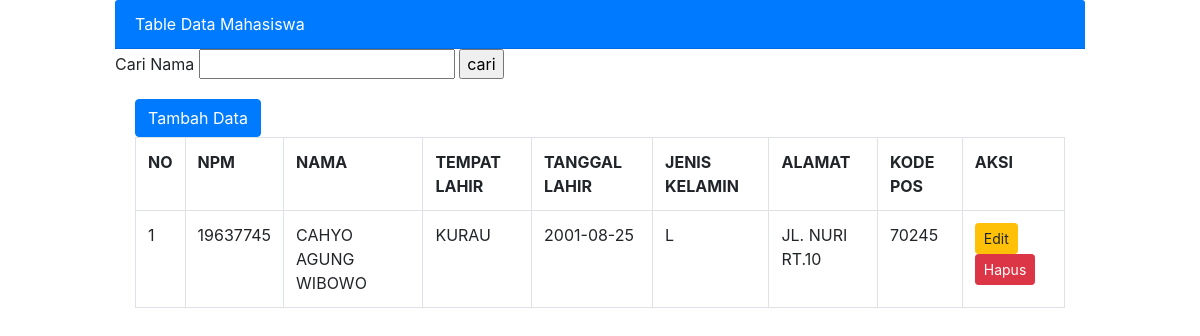
Page /data_mahasiswa.php?s=CAHYO AGUNG WIBOWO on the committed database.
### tables this page shows
CREATE TABLE `tblmhs` (
  `npm` varchar(8) NOT NULL,
  `nama` varchar(100) NOT NULL,
  `tempat_lahir` varchar(50) NOT NULL,
  `tanggal_lahir` date NOT NULL,
  `jenis_kelamin` enum('L','P') NOT NULL,
  `alamat` text NOT NULL,
  `kodepos` varchar(5) NOT NULL
);

### data_mahasiswa.php (the view, shortened to what this page needs)
<!DOCTYPE html>
<html lang="en">
<head>
    <link rel="stylesheet" href="css/bootstrap.css">
</head>
<body>
    <div class="container col-md-10">
    <div class="card-header bg-primary text-white">
        Table Data Mahasiswa
    </div>
    <form method="GET" action="">
        Cari Nama <input type="text" name="s">
        <input type="submit" value="cari">
    </form>
        <div class="card-body">
            <a href="index.php" class="btn btn-primary">Tambah Data</a>
            <table class="table table-bordered">
                <tr>
                    <th>NO</th>
                    <th>NPM</th>
                    <th>NAMA</th>
                    <th>TEMPAT LAHIR</th>
                    <th>TANGGAL LAHIR</th>
                    <th>JENIS KELAMIN</th>
                    <th>ALAMAT</th>
                    <th>KODE POS</th>
                    <th>AKSI</th>
                </tr>
            <?php
                include "koneksi.php";
                $no = 1;
                if (isset($_GET['s']))
                {
                    $NAMA = $_GET['s'];
                    $tampil = mysqli_query($koneksi, "SELECT * FROM tblmhs WHERE NAMA LIKE '%$NAMA'");
                }else
                $tampil = mysqli_query($koneksi, "SELECT * FROM tblmhs");
                while ($data = mysqli_fetch_array($tampil))
                {
            ?>
            <tr>
                    <td><?php echo $no++;?> </td>
                    <td><?php echo $data ['npm']?></td>
                    <td><?php echo $data ['nama']?></td>
                    <td><?php echo $data ['tempat_lahir']?></td>
                    <td><?php echo $data ['tanggal_lahir']?></td>
                    <td><?php echo $data ['jenis_kelamin']?></td>
                    <td><?php echo $data ['alamat']?></td>
                    <td><?php echo $data ['kodepos']?></td>
            <td>
                    <a href="edit_data.php?npm=<?php echo $data['npm'];?>" class="btn btn-sm btn-warning">Edit</a>
                    <a href="hapus_data.php?npm=<?php echo $data['npm'];?>" class="btn btn-sm btn-danger">Hapus</a>
            </td>
            </tr>
            <?php } ?>
            </table>
        </div>
    </body>
</html>

### rows in the picture
tblmhs: npm "19637745", nama "CAHYO AGUNG WIBOWO", tempat_lahir "KURAU", tanggal_lahir "2001-08-25", jenis_kelamin "L", alamat "JL. NURI RT.10", kodepos "70245"
